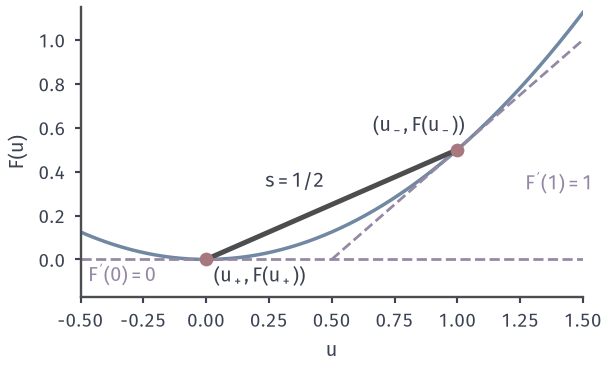

Reproduce this figure in Python.
from pathlib import Path
import sys
ROOT = next(p for p in Path(__file__).resolve().parents if (p/'build.sh').is_file() and (p/'tex/book.tex').is_file())
sys.path.insert(0, str(ROOT/'figures/06-differential-equations/02-partial-differential-equations/matplotlib/cons-common'))
from cons_common import *
# Target: Rankine-Hugoniot speed is the chord slope of the flux between the two states.
fig, ax = figure(width_mm=86, height_mm=52); style(ax)
u=np.linspace(-.5,1.5,300); ax.plot(u,u**2/2,color=BLUE,lw=1.4)
ax.plot([0,1],[0,.5],color=LINE,lw=2)
ax.plot([-.5,1.5],[0,0],color=PURPLE,lw=1.1,ls='--'); ax.plot([.5,1.5],[0,1],color=PURPLE,lw=1.1,ls='--')
ax.plot([0,1],[0,.5],'o',ms=4.5,color=RED,zorder=5)
ax.text(.47,.33,'$s=1/2$',ha='right'); ax.text(1.27,.4,"$F'(1)=1$",color=PURPLE,ha='left',va='top'); ax.text(-.47,-.1,"$F'(0)=0$",color=PURPLE)
ax.text(1.03,.56,'$(u_-,F(u_-))$',ha='right',va='bottom'); ax.text(.03,-.03,'$(u_+,F(u_+))$',va='top')
ax.set_xlim(-.5,1.5); ax.set_ylim(-.17,1.15); ax.set_xlabel('$u$'); ax.set_ylabel('$F(u)$')
save(fig, HERE(__file__), 'figure', {'formula':'F=u^2/2, chord between u=0 and u=1'})
